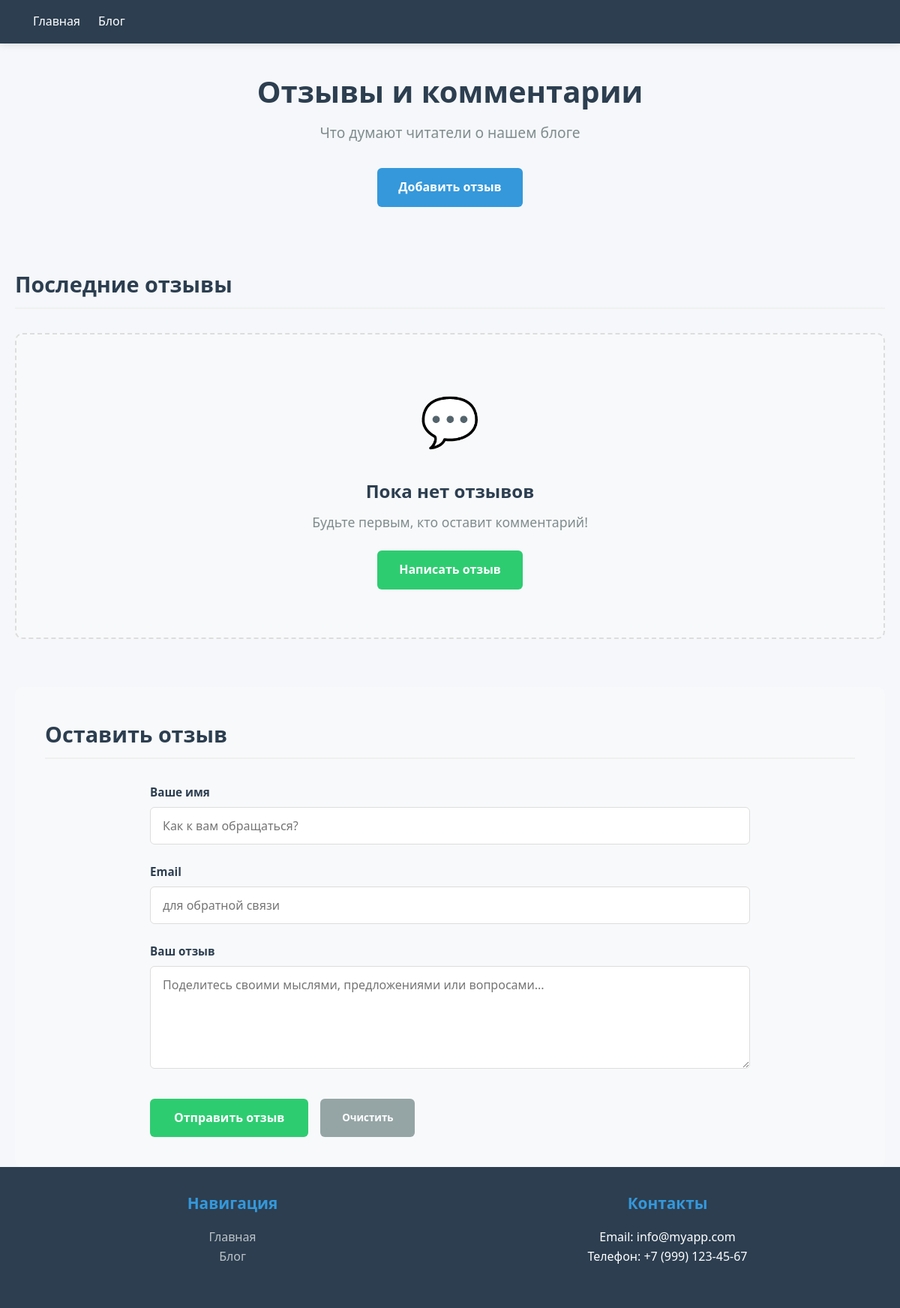
The app's page /blog/post/1/comments/, older data.
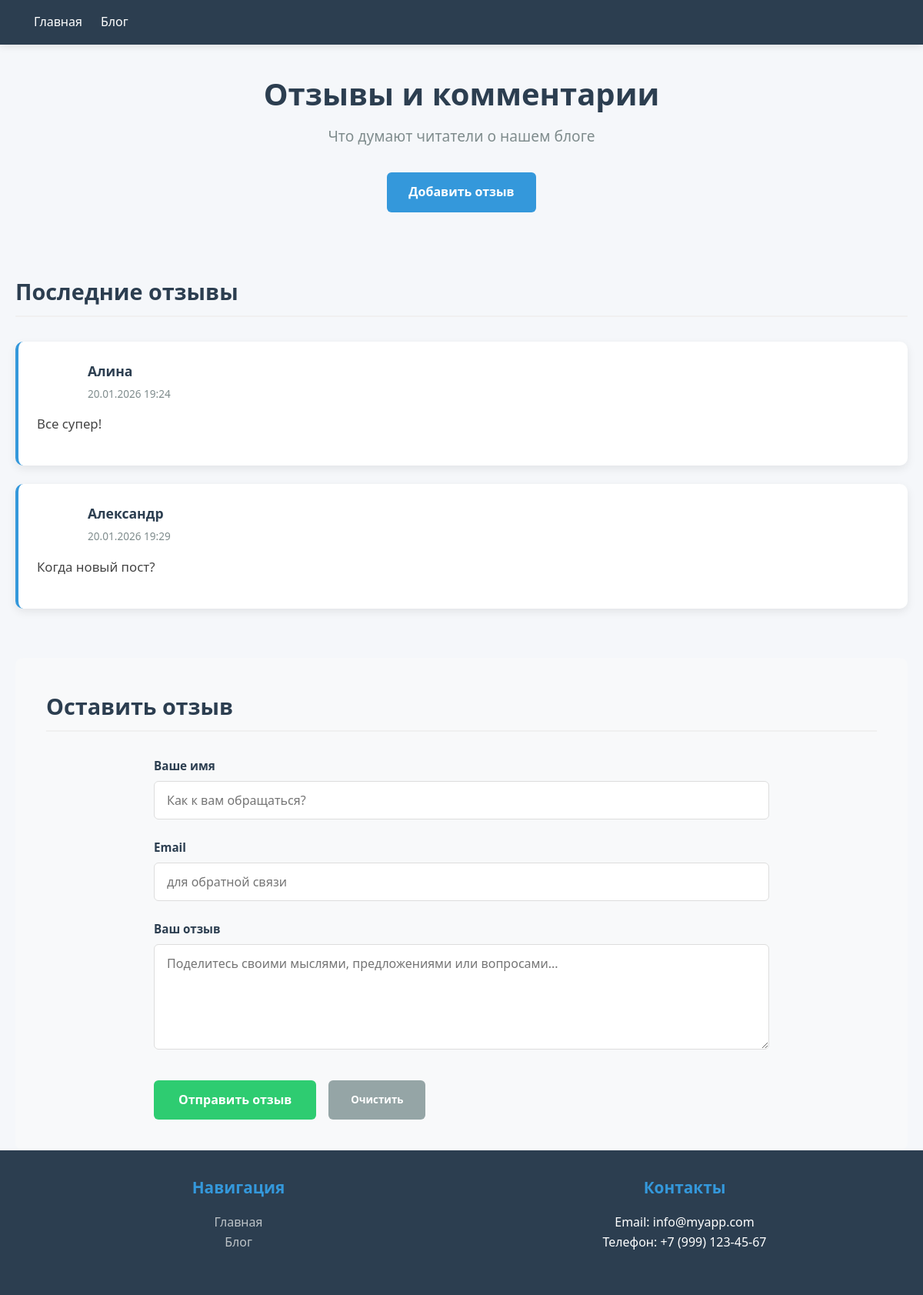
The same page, newer data.
### blog/models.py (models this page shows)
class Comment(models.Model):
    post_id = models.CharField(blank=False, default="")
    fio = models.CharField(blank=False, default="")
    email = models.EmailField(blank=False, default="")
    text = models.CharField(blank=False, default="")
    created_at = models.CharField(default="Нет данных")
    checked = models.BooleanField(default=False)

### blog/views.py (the view, shortened to what this page needs)
# urls.py: path('<int:post_id>/comments/', comments_page, name='comments'),  # /blog/1/comments/
def comments_page(request, post_id):
    comments = Comment.objects.filter(post_id=post_id, checked=True)
    data = {
        "menu": menu,
        "post_id": post_id,
        "comments": comments,
    }
    return render(request, "comments.html", context=data)

### templates/comments.html (shortened to what this page needs)
{% extends 'base.html' %}
{% load static %}
{% block extra_css %}
    <link rel="stylesheet" href="{% static 'css/comments.css' %}">
{% endblock %}
{% block content %}
<div class="container">
    <div class="comments-header">
        <h1 class="page-title">Отзывы и комментарии</h1>
        <p class="page-subtitle">Что думают читатели о нашем блоге</p>
        <div class="add-comment-btn">
            <a href="#add-comment" class="btn">Добавить отзыв</a>
        </div>
    </div>
    <section class="comments-section">
        <h2 class="section-title">Последние отзывы</h2>
        {% if comments %}
        <div class="comments-list">
            {% for comment in comments %}
            <article class="comment-card">
                <div class="comment-header">
                    <div class="comment-author">
                        <div class="author-avatar">
                        </div>
                        <div class="author-info">
                            <h3 class="author-name">
                                {% if comment.fio %}
                                    {{ comment.fio }}
                                {% endif %}
                            </h3>
                            <span class="comment-date">{{ comment.created_at }}</span>
                        </div>
                    </div>
                </div>
                <div class="comment-body">
                    <p class="comment-text">{{ comment.text }}</p>
                </div>
            </article>
            {% endfor %}
        </div>
        {% else %}
        <div class="no-comments">
            <div class="no-comments-icon">💬</div>
            <h3>Пока нет отзывов</h3>
            <p>Будьте первым, кто оставит комментарий!</p>
            <a href="#add-comment" class="btn btn-primary">Написать отзыв</a>
        </div>
        {% endif %}
    </section>
    <section id="add-comment" class="add-comment-section">
        <h2 class="section-title">Оставить отзыв</h2>
        <form class="comment-form" method="POST" action="{% url 'comments' post_id %}">
            <div class="form-group">
                <label for="fio" class="form-label">Ваше имя</label>
                <input type="text" id="fio" name="fio" class="form-input" placeholder="Как к вам обращаться?" required>
            </div>
            <div class="form-group">
                <label for="email" class="form-label">Email</label>
                <input type="email" id="email" name="email" class="form-input" placeholder="для обратной связи" required>
            </div>
            <div class="form-group">
                <label for="comment-text" class="form-label">Ваш отзыв</label>
                <textarea id="comment-text" name="text" class="form-textarea" rows="5"
                          placeholder="Поделитесь своими мыслями, предложениями или вопросами..." required></textarea>
            </div>
            <div class="form-actions">
                <button type="submit" class="btn btn-submit">Отправить отзыв</button>
                <button type="reset" class="btn btn-secondary">Очистить</button>
            </div>
        </form>
    </section>
</div>
{% endblock %}

### templates/base.html (shortened to what this page needs)
{% load static %}
<!DOCTYPE html>
<html lang="ru">
<head>
    <link rel="stylesheet" href="{% static 'css/base.css' %}">
    {% block extra_css %}{% endblock %}
</head>
<body>
    <header>
        <div class="container header-content">
            <nav>
                <ul>
                    {% for item in menu %}
                        <li>
                            <a
                                href="{{ item.link }}"
                            >
                            {{ item.title }}
                            </a>
                        </li>
                    {% endfor %}
                </ul>
            </nav>
        </div>
    </header>
    <section class="content">
        {% block content %}
        {% endblock %}
    </section>
    <footer>
        <div class="container">
            <div class="footer-content">
                <div class="footer-section">
                    <h3>Навигация</h3>
                    {% for item in menu %}
                        <p>
                            <a href="{{ item.link }}"
                               style="color: #bdc3c7; text-decoration: none;"
                            >
                                {{ item.title }}
                            </a>
                        </p>
                    {% endfor %}
                </div>
                <div class="footer-section" id="contact">
                    <h3>Контакты</h3>
                    <p>Email: info@myapp.com</p>
                    <p>Телефон: +7 (999) 123-45-67</p>
                </div>
            </div>
        </div>
    </footer>
</body>
</html>

### static/css/base.css (style rules this page uses)
* { margin: 0; padding: 0; box-sizing: border-box; font-family: 'Segoe UI', Tahoma, Geneva, Verdana, sans-serif; }
body { background-color: #f5f7fa; color: #333; line-height: 1.6; }
.container { max-width: 1200px; margin: 0 auto; padding: 0 20px; }
header { background-color: #2c3e50; color: white; padding: 1rem 0; box-shadow: 0 2px 10px rgba(0,0,0,0.1); }
.header-content { display: flex; justify-content: space-between; align-items: center; }
nav ul { display: flex; list-style: none; }
nav ul li { margin-left: 1.5rem; }
nav ul li a { color: white; text-decoration: none; font-weight: 500; padding: 0.5rem 0; transition: color 0.3s; }
.content { min-height: 60vh; }
footer { background-color: #2c3e50; color: white; padding: 2rem 0; text-align: center; }
.footer-content { display: flex; justify-content: space-between; flex-wrap: wrap; }
.footer-section { flex: 1; min-width: 250px; margin-bottom: 1.5rem; }
.footer-section h3 { font-size: 1.3rem; margin-bottom: 1rem; color: #3498db; }
.footer-section a { color: #bdc3c7; text-decoration: none; }

### static/css/comments.css (style rules this page uses)
.comments-header { text-align: center; margin-bottom: 3rem; padding: 2rem 0; }
.page-title { font-size: 2.5rem; color: #2c3e50; margin-bottom: 0.5rem; }
.page-subtitle { font-size: 1.2rem; color: #7f8c8d; margin-bottom: 2rem; }
.add-comment-btn { margin-top: 1.5rem; }
.btn { display: inline-block; background-color: #3498db; color: white; padding: 0.8rem 1.8rem; text-decoration: none; border-radius: 6px; font-weight: 600; border: none; cursor: pointer; transition: background-color 0.3s; }
.btn-secondary { background-color: #95a5a6; }
.comments-section { margin-bottom: 4rem; }
.section-title { font-size: 1.8rem; color: #2c3e50; margin-bottom: 2rem; padding-bottom: 0.5rem; border-bottom: 2px solid #f0f0f0; }
.comments-list { display: flex; flex-direction: column; gap: 1.5rem; }
.comment-card { background: white; border-radius: 10px; padding: 1.5rem; box-shadow: 0 4px 12px rgba(0, 0, 0, 0.08); border-left: 4px solid #3498db; }
.comment-header { display: flex; justify-content: space-between; align-items: flex-start; margin-bottom: 1rem; flex-wrap: wrap; gap: 1rem; }
.comment-author { display: flex; align-items: center; gap: 1rem; }
.author-avatar { width: 50px; height: 50px; }
.author-info { display: flex; flex-direction: column; }
.author-name { font-size: 1.1rem; color: #2c3e50; margin: 0 0 0.3rem 0; }
.comment-date { font-size: 0.85rem; color: #7f8c8d; }
.comment-body { margin-bottom: 1rem; }
.comment-text { line-height: 1.6; color: #444; margin: 0; font-size: 1.05rem; }
.add-comment-section { background: #f8f9fa; padding: 2.5rem; border-radius: 10px; margin-top: 2rem; }
.comment-form { max-width: 800px; margin: 0 auto; }
.form-group { margin-bottom: 1.5rem; }
.form-label { display: block; margin-bottom: 0.5rem; font-weight: 600; color: #2c3e50; font-size: 0.95rem; }
.form-input, .form-select, .form-textarea { width: 100%; padding: 0.8rem 1rem; border: 1px solid #ddd; border-radius: 6px; font-size: 1rem; font-family: inherit; transition: border-color 0.3s; }
.form-textarea { resize: vertical; min-height: 120px; }
.form-actions { display: flex; gap: 1rem; margin-top: 2rem; }
.btn-submit { background-color: #2ecc71; padding: 0.9rem 2rem; font-size: 1rem; }

Row changes from the older to the newer data that the page shows:
now on this page (row edited): Comment: fio "Алина", created_at "20.01.2026 19:24", text "Все супер!"
added Comment: fio "Александр", created_at "20.01.2026 19:29", text "Когда новый пост?"
Text that changed along with them:
text no longer shown: "💬 Пока нет отзывов Будьте первым, кто оставит комментарий! Написать отзыв"
